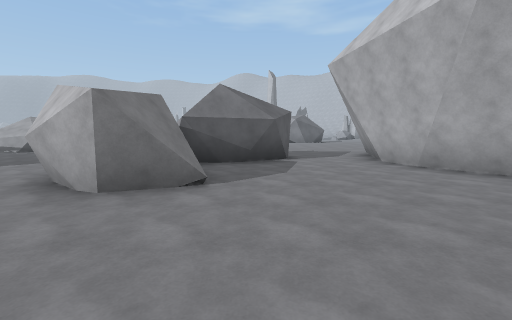
view 1 (above)

18 first-person views from a walk through a scene from a Unity 3-D project. The camera is 1.5 m above the floor, tilts 6° down and sees 90° across. The floor is counted in squares, 2 m on a side. Each view is taken from the middle of a square. On the plan, view 1 faces up. The plan holds only what a view shows up to about 9 squares ahead; the rest is blank. The place goes on beyond the plan. Some animated figures are not drawn. Surface patterns are stand-ins for the level's own textures.

view 2
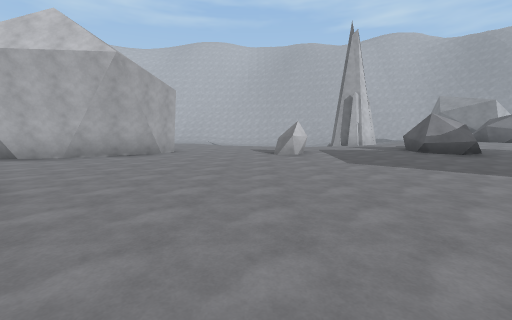

view 3
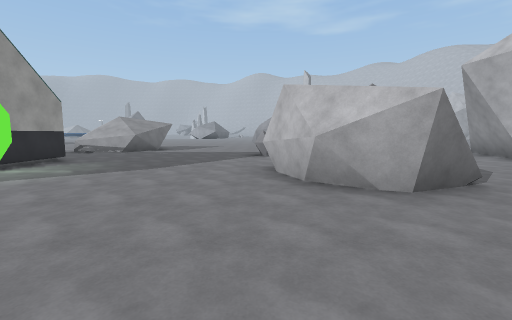

view 4
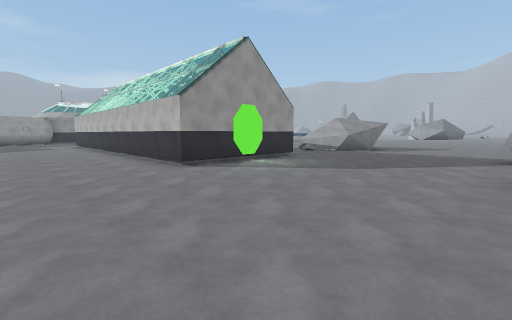

view 5
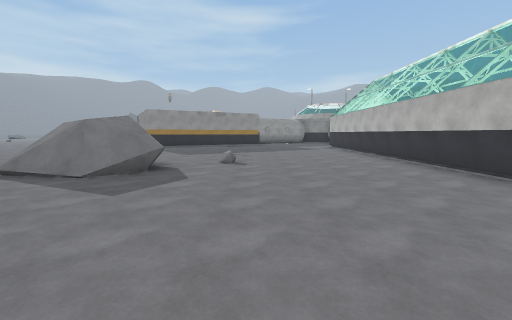

view 6
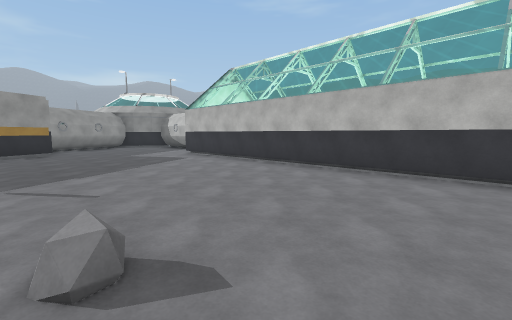

view 7
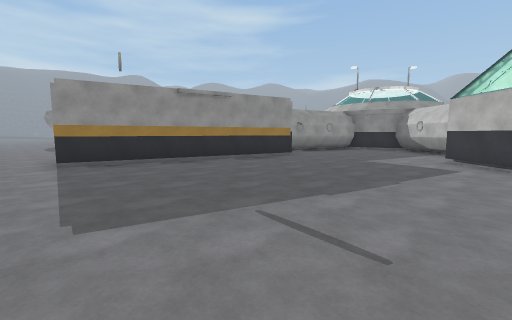

view 8
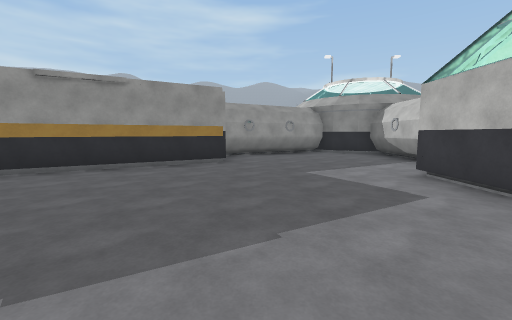

view 9
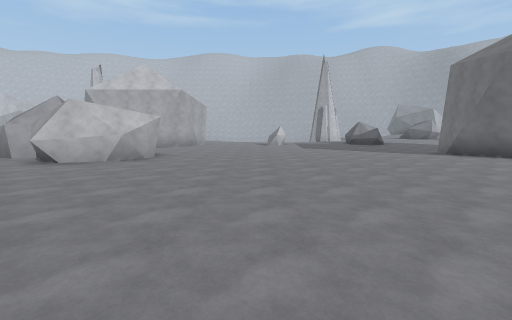

view 10
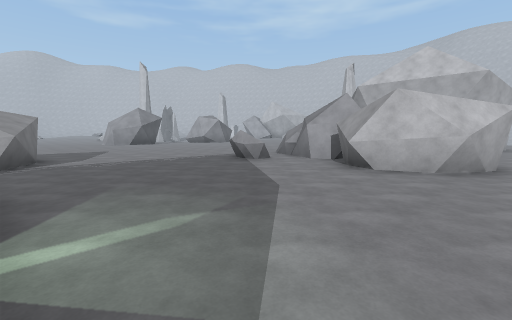

view 11
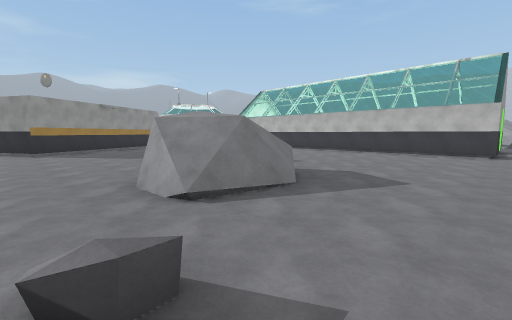

view 12
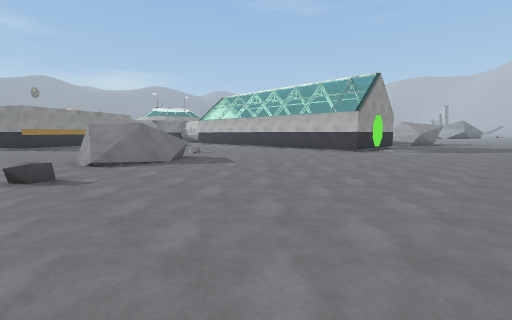

view 13
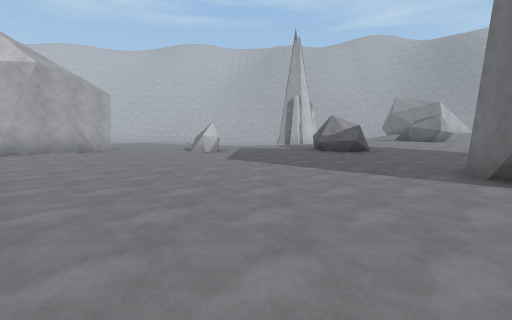

view 14
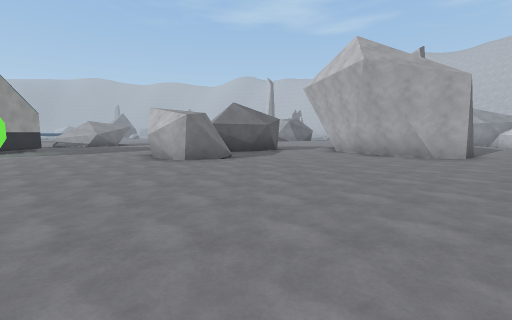

view 15
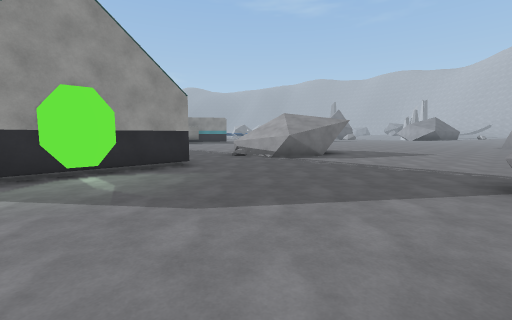

view 16
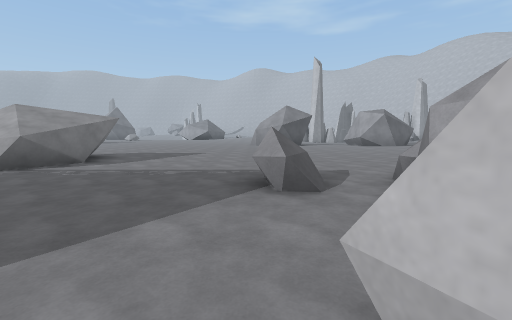

view 17
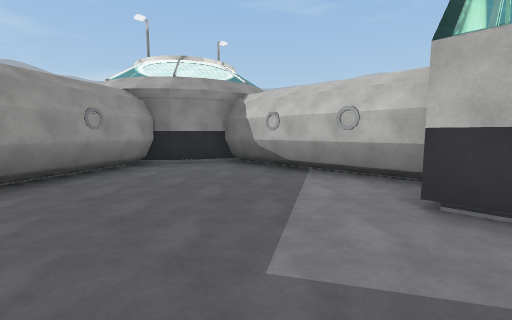

view 18
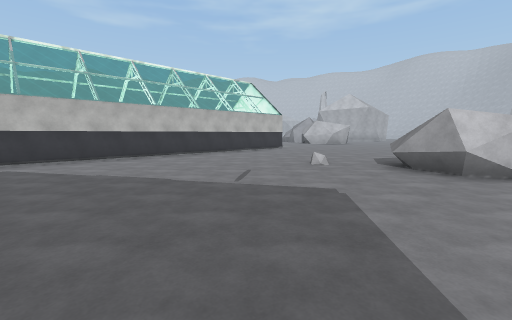

### Floor plan
Points are (right, up) in squares from view 1. A wall is a line through its corners. A room is listed if a view was taken in it or the views show most of it. See-through windows are left out.
Room 1 (views 1, 2, 3, 4, 5, 6, 7, 8, 9, 10, 11, 12, 13, 14, 15, 16, 17, 18)
walls: (-12.1, -2.8) (-11.5, -4.2) (-11.6, -5.4); (-2.7, 3.4) (-3.4, 3.9); (-13.3, -3.6) (-13.1, -3.2); (-3.8, 5.2) (-3.2, 6); (-3.8, 5.4) (-2.7, 6.1); (-12.1, -5.5) (-12.8, -5.5); (-13.3, -4.8) (-13.6, -4.4); (-13.3, -4.9) (-13.7, -4.4); (-9.3, 7.1) (-9.3, 2.9) (-20.6, 2.9); (-1.2, 4.2) (-1.4, 3.2); (-1, 4) (-1.1, 3.4); (-0.6, 3.6) (-2, 3.1) (-3.2, 3.5) (-3.8, 5.2) (-3.5, 5.7); (-2.6, -7.4) (-1.5, -6.6) (-0.2, -6.9); (-1.1, 6.2) (-2, 6.2) (-2.4, 7.3) (-2, 8.3); (-2.5, -7.5) (-1.3, -6.6); (-4, 8.4) (-3.9, 9.2); (-8.8, 10.2) (-9.7, 10); (-1.6, 8.1) (-1.9, 8.5); (0.3, 6.7) (-1.5, 6.1); (-8.4, 11.2) (-9.1, 9.9); (0.9, 7.3) (-0.3, 6.5); (3.9, -1.1) (4.5, -0.8); (4, -1.2) (4, -0.8); (1.1, 8) (0.6, 6.9) (0.2, 6.6); (4.3, -1.7) (3.9, -0.9); (3.6, 5.2) (3.1, 7.2) (3.6, 9.1); (3.4, -6.2) (4.1, -5.2); (4, -5.3) (5.1, -5.3); (3.8, -6.1) (4.2, -5.5) (5, -5.5); (4.9, 3.3) (3.4, 5.6); (-20.8, 4.1) (-25.2, 4.1); (4.1, -6.9) (3.5, -6.5); (5.6, 3.2) (4.6, 3.6); (-22.7, -0.7) (-19.5, -6.2) (-20.9, -7); (-25.5, 1.7) (-24, -1); (-25.3, 3.8) (-25.6, 3.4); (-25.2, 4.3) (-25.4, 3.6)
low walls: (-12.2, -2.8) (-11.4, -3.6); (-13.4, -4.8) (-13.5, -4.4); (-3.6, 8.1) (-3.8, 8.3) (-3.9, 8.8); (-4, 8.5) (-3.8, 9.2); (-2.3, -7.6) (-1, -6.6); (-0.3, 6.7) (-0.9, 6.5); (4, -0.8) (4.4, -0.6); (3.4, -6) (3.9, -5.2); (3.7, 5.6) (3.5, 6.6); (4.1, -5.2) (5, -5.3); (3.5, -6.5) (3.4, -6.2); (3.2, 7.1) (3.8, 9.1); (-20.7, 4.3) (-25.2, 4.3); (5.1, 3.4) (3.6, 5.8); (-25.6, 1.4) (-24.2, -1)
ways out: opening at (-10.5, 8.5); opening at (-5.5, 10.8); opening at (2.5, 9); gap at (4, -7)

Where each view was taken, in squares from view 1:
view 1: 0 up, 0 right, facing up
view 2: 0 up, 4 left, facing right
view 3: 0 up, 4 left, facing up
view 4: 0 up, 4 left, facing up-left
view 5: 1 down, 7 left, facing left
view 6: 2 down, 12 left, facing up-left
view 7: 2 down, 14 left, facing left
view 8: 0 up, 16 left, facing left
view 9: 0 up, 10 left, facing right
view 10: 3 up, 9 left, facing up-right
view 11: 7 down, 9 left, facing up-left
view 12: 7 down, 5 left, facing up-left
view 13: 3 down, 5 left, facing right
view 14: 4 down, 0 right, facing up
view 15: 4 up, 4 left, facing up-left
view 16: 5 up, 4 left, facing up
view 17: 0 up, 20 left, facing up-left
view 18: 5 down, 19 left, facing up-right
